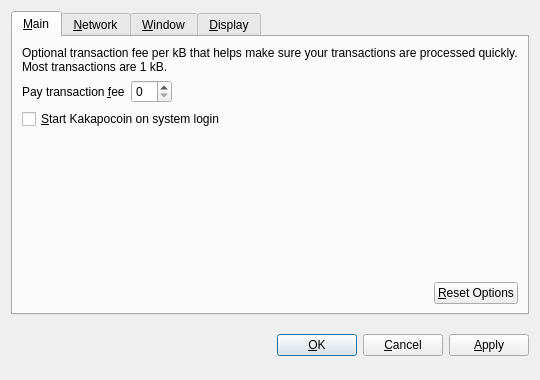
<?xml version="1.0" encoding="UTF-8"?>
<ui version="4.0">
 <class>OptionsDialog</class>
 <widget class="QDialog" name="OptionsDialog">
  <property name="geometry">
   <rect>
    <x>0</x>
    <y>0</y>
    <width>540</width>
    <height>380</height>
   </rect>
  </property>
  <property name="windowTitle">
   <string>Options</string>
  </property>
  <property name="modal">
   <bool>true</bool>
  </property>
  <layout class="QVBoxLayout" name="verticalLayout">
   <item>
    <widget class="QTabWidget" name="tabWidget">
     <property name="tabPosition">
      <enum>QTabWidget::North</enum>
     </property>
     <property name="currentIndex">
      <number>0</number>
     </property>
     <widget class="QWidget" name="tabMain">
      <attribute name="title">
       <string>&amp;Main</string>
      </attribute>
      <layout class="QVBoxLayout" name="verticalLayout_Main">
       <item>
        <widget class="QLabel" name="transactionFeeInfoLabel">
         <property name="text">
          <string>Optional transaction fee per kB that helps make sure your transactions are processed quickly. Most transactions are 1 kB.</string>
         </property>
         <property name="textFormat">
          <enum>Qt::PlainText</enum>
         </property>
         <property name="wordWrap">
          <bool>true</bool>
         </property>
        </widget>
       </item>
       <item>
        <layout class="QHBoxLayout" name="horizontalLayout_1_Main">
         <item>
          <widget class="QLabel" name="transactionFeeLabel">
           <property name="text">
            <string>Pay transaction &amp;fee</string>
           </property>
           <property name="textFormat">
            <enum>Qt::PlainText</enum>
           </property>
           <property name="buddy">
            <cstring>transactionFee</cstring>
           </property>
          </widget>
         </item>
         <item>
          <widget class="BitcoinAmountField" name="transactionFee"/>
         </item>
         <item>
          <spacer name="horizontalSpacer_1_Main">
           <property name="orientation">
            <enum>Qt::Horizontal</enum>
           </property>
           <property name="sizeHint" stdset="0">
            <size>
             <width>40</width>
             <height>20</height>
            </size>
           </property>
          </spacer>
         </item>
        </layout>
       </item>
       <item>
        <widget class="QCheckBox" name="bitcoinAtStartup">
         <property name="toolTip">
          <string>Automatically start Kakapocoin after logging in to the system.</string>
         </property>
         <property name="text">
          <string>&amp;Start Kakapocoin on system login</string>
         </property>
        </widget>
       </item>
       <item>
        <spacer name="verticalSpacer_Main">
         <property name="orientation">
          <enum>Qt::Vertical</enum>
         </property>
         <property name="sizeHint" stdset="0">
          <size>
           <width>20</width>
           <height>40</height>
          </size>
         </property>
        </spacer>
       </item>
       <item>
        <layout class="QHBoxLayout" name="horizontalLayout_2_Main">
         <item>
          <spacer name="horizontalSpacer_2_Main">
           <property name="orientation">
            <enum>Qt::Horizontal</enum>
           </property>
           <property name="sizeHint" stdset="0">
            <size>
             <width>40</width>
             <height>20</height>
            </size>
           </property>
          </spacer>
         </item>
         <item>
          <widget class="QPushButton" name="resetButton">
           <property name="toolTip">
            <string>Reset all client options to default.</string>
           </property>
           <property name="text">
            <string>&amp;Reset Options</string>
           </property>
           <property name="autoDefault">
            <bool>false</bool>
           </property>
          </widget>
         </item>
        </layout>
       </item>
      </layout>
     </widget>
     <widget class="QWidget" name="tabNetwork">
      <attribute name="title">
       <string>&amp;Network</string>
      </attribute>
      <layout class="QVBoxLayout" name="verticalLayout_Network">
       <item>
        <widget class="QCheckBox" name="mapPortUpnp">
         <property name="toolTip">
          <string>Automatically open the Kakapocoin client port on the router. This only works when your router supports UPnP and it is enabled.</string>
         </property>
         <property name="text">
          <string>Map port using &amp;UPnP</string>
         </property>
        </widget>
       </item>
       <item>
        <widget class="QCheckBox" name="connectSocks">
         <property name="toolTip">
          <string>Connect to the Kakapocoin network through a SOCKS proxy (e.g. when connecting through Tor).</string>
         </property>
         <property name="text">
          <string>&amp;Connect through SOCKS proxy:</string>
         </property>
        </widget>
       </item>
       <item>
        <layout class="QHBoxLayout" name="horizontalLayout_Network">
         <item>
          <widget class="QLabel" name="proxyIpLabel">
           <property name="text">
            <string>Proxy &amp;IP:</string>
           </property>
           <property name="textFormat">
            <enum>Qt::PlainText</enum>
           </property>
           <property name="buddy">
            <cstring>proxyIp</cstring>
           </property>
          </widget>
         </item>
         <item>
          <widget class="QValidatedLineEdit" name="proxyIp">
           <property name="maximumSize">
            <size>
             <width>140</width>
             <height>16777215</height>
            </size>
           </property>
           <property name="toolTip">
            <string>IP address of the proxy (e.g. 127.0.0.1)</string>
           </property>
          </widget>
         </item>
         <item>
          <widget class="QLabel" name="proxyPortLabel">
           <property name="text">
            <string>&amp;Port:</string>
           </property>
           <property name="textFormat">
            <enum>Qt::PlainText</enum>
           </property>
           <property name="buddy">
            <cstring>proxyPort</cstring>
           </property>
          </widget>
         </item>
         <item>
          <widget class="QLineEdit" name="proxyPort">
           <property name="maximumSize">
            <size>
             <width>55</width>
             <height>16777215</height>
            </size>
           </property>
           <property name="toolTip">
            <string>Port of the proxy (e.g. 9050)</string>
           </property>
          </widget>
         </item>
         <item>
          <widget class="QLabel" name="socksVersionLabel">
           <property name="text">
            <string>SOCKS &amp;Version:</string>
           </property>
           <property name="textFormat">
            <enum>Qt::PlainText</enum>
           </property>
           <property name="buddy">
            <cstring>socksVersion</cstring>
           </property>
          </widget>
         </item>
         <item>
          <widget class="QValueComboBox" name="socksVersion">
           <property name="toolTip">
            <string>SOCKS version of the proxy (e.g. 5)</string>
           </property>
          </widget>
         </item>
         <item>
          <spacer name="horizontalSpacer_Network">
           <property name="orientation">
            <enum>Qt::Horizontal</enum>
           </property>
           <property name="sizeHint" stdset="0">
            <size>
             <width>40</width>
             <height>20</height>
            </size>
           </property>
          </spacer>
         </item>
        </layout>
       </item>
       <item>
        <spacer name="verticalSpacer_Network">
         <property name="orientation">
          <enum>Qt::Vertical</enum>
         </property>
         <property name="sizeHint" stdset="0">
          <size>
           <width>20</width>
           <height>40</height>
          </size>
         </property>
        </spacer>
       </item>
      </layout>
     </widget>
     <widget class="QWidget" name="tabWindow">
      <attribute name="title">
       <string>&amp;Window</string>
      </attribute>
      <layout class="QVBoxLayout" name="verticalLayout_Window">
       <item>
        <widget class="QCheckBox" name="minimizeToTray">
         <property name="toolTip">
          <string>Show only a tray icon after minimizing the window.</string>
         </property>
         <property name="text">
          <string>&amp;Minimize to the tray instead of the taskbar</string>
         </property>
        </widget>
       </item>
       <item>
        <widget class="QCheckBox" name="minimizeOnClose">
         <property name="toolTip">
          <string>Minimize instead of exit the application when the window is closed. When this option is enabled, the application will be closed only after selecting Quit in the menu.</string>
         </property>
         <property name="text">
          <string>M&amp;inimize on close</string>
         </property>
        </widget>
       </item>
       <item>
        <spacer name="verticalSpacer_Window">
         <property name="orientation">
          <enum>Qt::Vertical</enum>
         </property>
         <property name="sizeHint" stdset="0">
          <size>
           <width>20</width>
           <height>40</height>
          </size>
         </property>
        </spacer>
       </item>
      </layout>
     </widget>
     <widget class="QWidget" name="tabDisplay">
      <attribute name="title">
       <string>&amp;Display</string>
      </attribute>
      <layout class="QVBoxLayout" name="verticalLayout_Display">
       <item>
        <layout class="QHBoxLayout" name="horizontalLayout_1_Display">
         <item>
          <widget class="QLabel" name="langLabel">
           <property name="text">
            <string>User Interface &amp;language:</string>
           </property>
           <property name="textFormat">
            <enum>Qt::PlainText</enum>
           </property>
           <property name="buddy">
            <cstring>lang</cstring>
           </property>
          </widget>
         </item>
         <item>
          <widget class="QValueComboBox" name="lang">
           <property name="toolTip">
            <string>The user interface language can be set here. This setting will take effect after restarting Kakapocoin.</string>
           </property>
          </widget>
         </item>
        </layout>
       </item>
       <item>
        <layout class="QHBoxLayout" name="horizontalLayout_2_Display">
         <item>
          <widget class="QLabel" name="unitLabel">
           <property name="text">
            <string>&amp;Unit to show amounts in:</string>
           </property>
           <property name="textFormat">
            <enum>Qt::PlainText</enum>
           </property>
           <property name="buddy">
            <cstring>unit</cstring>
           </property>
          </widget>
         </item>
         <item>
          <widget class="QValueComboBox" name="unit">
           <property name="toolTip">
            <string>Choose the default subdivision unit to show in the interface and when sending coins.</string>
           </property>
          </widget>
         </item>
        </layout>
       </item>
       <item>
        <widget class="QCheckBox" name="displayAddresses">
         <property name="toolTip">
          <string>Whether to show Kakapocoin addresses in the transaction list or not.</string>
         </property>
         <property name="text">
          <string>&amp;Display addresses in transaction list</string>
         </property>
        </widget>
       </item>
       <item>
        <widget class="QCheckBox" name="coinControlFeatures">
         <property name="toolTip">
          <string>Whether to show coin control features or not.</string>
         </property>
         <property name="text">
          <string>Display coin &amp;control features (experts only!)</string>
         </property>
        </widget>
       </item>
       <item>
        <spacer name="verticalSpacer_Display">
         <property name="orientation">
          <enum>Qt::Vertical</enum>
         </property>
         <property name="sizeHint" stdset="0">
          <size>
           <width>20</width>
           <height>40</height>
          </size>
         </property>
        </spacer>
       </item>
      </layout>
     </widget>
    </widget>
   </item>
   <item>
    <layout class="QHBoxLayout" name="horizontalLayout_Buttons">
     <item>
      <spacer name="horizontalSpacer_1">
       <property name="orientation">
        <enum>Qt::Horizontal</enum>
       </property>
       <property name="sizeHint" stdset="0">
        <size>
         <width>40</width>
         <height>48</height>
        </size>
       </property>
      </spacer>
     </item>
     <item>
      <widget class="QLabel" name="statusLabel">
       <property name="font">
        <font>
         <weight>75</weight>
         <bold>true</bold>
        </font>
       </property>
       <property name="text">
        <string/>
       </property>
       <property name="textFormat">
        <enum>Qt::PlainText</enum>
       </property>
       <property name="wordWrap">
        <bool>true</bool>
       </property>
      </widget>
     </item>
     <item>
      <spacer name="horizontalSpacer_2">
       <property name="orientation">
        <enum>Qt::Horizontal</enum>
       </property>
       <property name="sizeHint" stdset="0">
        <size>
         <width>40</width>
         <height>48</height>
        </size>
       </property>
      </spacer>
     </item>
     <item>
      <widget class="QPushButton" name="okButton">
       <property name="text">
        <string>&amp;OK</string>
       </property>
      </widget>
     </item>
     <item>
      <widget class="QPushButton" name="cancelButton">
       <property name="text">
        <string>&amp;Cancel</string>
       </property>
       <property name="autoDefault">
        <bool>false</bool>
       </property>
      </widget>
     </item>
     <item>
      <widget class="QPushButton" name="applyButton">
       <property name="text">
        <string>&amp;Apply</string>
       </property>
       <property name="autoDefault">
        <bool>false</bool>
       </property>
      </widget>
     </item>
    </layout>
   </item>
  </layout>
 </widget>
 <customwidgets>
  <customwidget>
   <class>BitcoinAmountField</class>
   <extends>QSpinBox</extends>
   <header>bitcoinamountfield.h</header>
  </customwidget>
  <customwidget>
   <class>QValueComboBox</class>
   <extends>QComboBox</extends>
   <header>qvaluecombobox.h</header>
  </customwidget>
  <customwidget>
   <class>QValidatedLineEdit</class>
   <extends>QLineEdit</extends>
   <header>qvalidatedlineedit.h</header>
  </customwidget>
 </customwidgets>
 <resources/>
 <connections/>
</ui>
